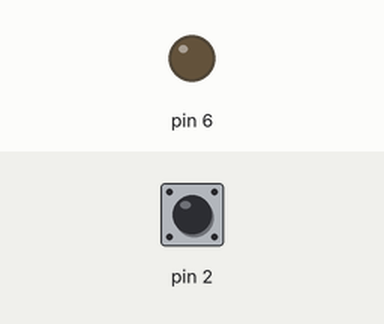
Simulated run of this sketch. Board: Arduino Uno, built with avr-gcc and run on an emulated ATmega328P. Parts: output pins drawn as LEDs (lit = HIGH). The test bench sets the inputs (shaded band); at power-on: pin 2 HIGH.

Above: at 0.8 s.
0.9 s: pin 2 pulled LOW for 0.15 s
At 1.6 s:
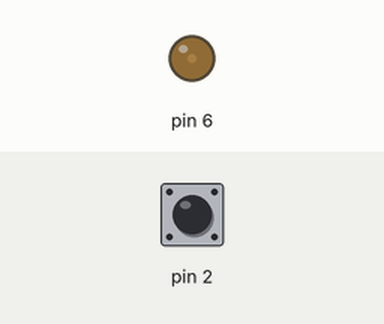
2.5 s: pin 2 pulled LOW for 1 s
At 2.8 s:
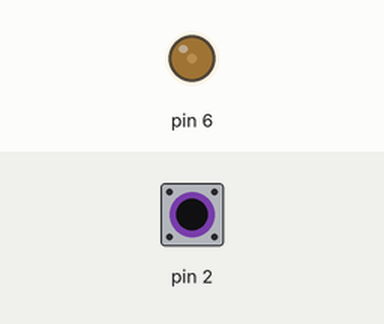
5.0 s: pin 2 pulled LOW for 0.15 s
At 5.9 s:
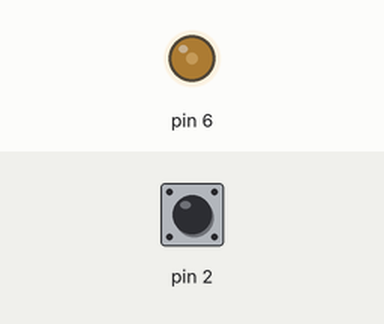
6.6 s: pin 2 pulsed LOW 5 times (0.12 s each, 0.3 s apart)
At 9.2 s:
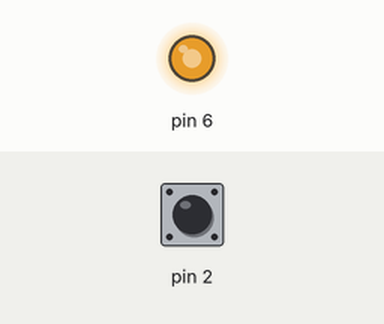
Timing chart, 0 to 10.6 s (numbered marks = the images above; inputs shaded):
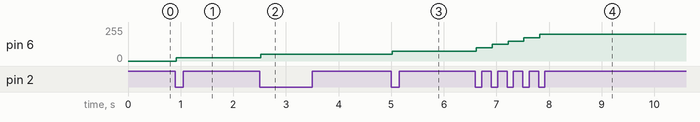

The sketch:

R10-EX2.ino
```cpp
#include <avr/io.h>
#include <util/delay.h>

#define MAX_BRIGHTNESS 255
#define BRIGHTNESS_STEP 25  // ~10% de 255

int main(void) {
    // Configura PD6 (OC0A) como saída PWM
    DDRD |= (1 << PD6);

    // Configura PD2 como entrada com pull-up interno
    DDRD &= ~(1 << PD2);
    PORTD |= (1 << PD2);

    // Timer0: Fast PWM, não-invertido, prescaler = 64
    TCCR0A = (1 << COM0A1) | (1 << WGM01) | (1 << WGM00);
    TCCR0B = (1 << CS01) | (1 << CS00);

    uint8_t brightness = 0;
    uint8_t last_button_state = 1; // Começa com botão solto (HIGH)
    OCR0A = 0; // Inicia com LED apagado

    while (1) {
        uint8_t current_button_state = PIND & (1 << PD2);

        // Detecta borda de descida (botão pressionado)
        if (last_button_state && !current_button_state) {
            _delay_ms(20); // Debounce

            // Só incrementa se o botão ainda estiver pressionado após debounce
            if (!(PIND & (1 << PD2))) {
                brightness += BRIGHTNESS_STEP;

                if (brightness > MAX_BRIGHTNESS) {
                    brightness = 0;
                }

                OCR0A = brightness;
            }

            // Espera soltar o botão
            while (!(PIND & (1 << PD2)));
            _delay_ms(20);
        }

        last_button_state = current_button_state;
    }
}
```

Measured:
- after the input at 0.9 s, pin 6: 0/255 → 25/255 at once
- after the input at 2.5 s, pin 6: 25/255 → 50/255 at once
- after the input at 5.0 s, pin 6: 50/255 → 75/255 at once
- after the input at 6.6 s, pin 6: moves from 75/255 to 200/255 over 1.2 s, starting at once
